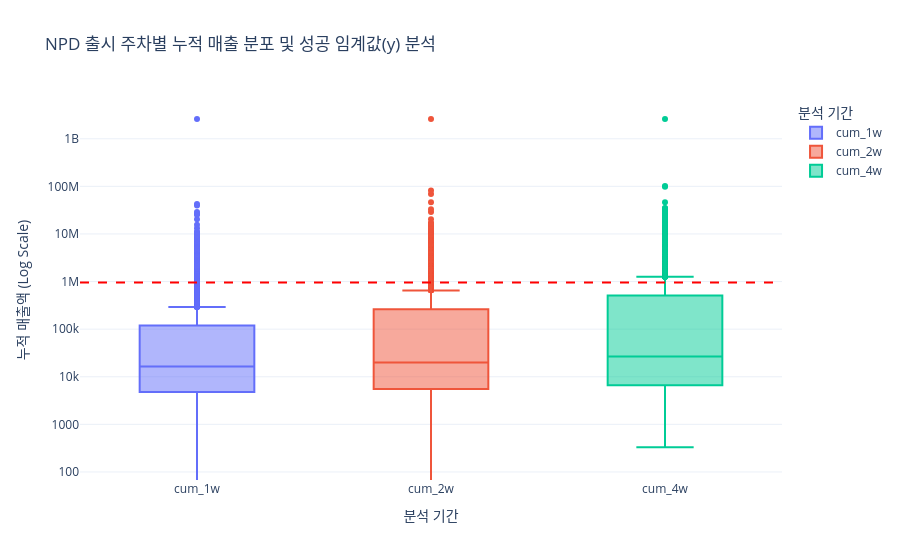

The cell this chart's notebook holds for it:
### Code cell
B2_CLEANED_PATH = "../../data/processed/B2_POS_SALE_CLEANED.parquet"
if os.path.exists(B2_CLEANED_PATH):
    results = run_npd_success_analysis(B2_CLEANED_PATH, TRUE_NPD_SET)
else:
    print(f"파일을 찾을 수 없습니다: {B2_CLEANED_PATH}")

### Figure 1 — Plotly figure (JSON) as saved in the notebook; plotly's stock layout.template omitted (floating-point values rounded to 4 significant figures; data arrays with more than 128 entries replaced by an {"elided": "..."} marker saying what was removed)
{"data": [{"alignmentgroup": "True", "boxpoints": "outliers", "hovertemplate": "분석 기간=%{x}<br>누적 매출액 (Log Scale)=%{y}<extra></extra>", "legendgroup": "cum_1w", "marker": {"color": "#636efa"}, "name": "cum_1w", "notched": false, "offsetgroup": "cum_1w", "orientation": "v", "showlegend": true, "type": "box", "x": {"elided": "3966 str values"}, "x0": " ", "xaxis": "x", "y": {"elided": "3966 float values"}, "y0": " ", "yaxis": "y"}, {"alignmentgroup": "True", "boxpoints": "outliers", "hovertemplate": "분석 기간=%{x}<br>누적 매출액 (Log Scale)=%{y}<extra></extra>", "legendgroup": "cum_2w", "marker": {"color": "#EF553B"}, "name": "cum_2w", "notched": false, "offsetgroup": "cum_2w", "orientation": "v", "showlegend": true, "type": "box", "x": {"elided": "3966 str values"}, "x0": " ", "xaxis": "x", "y": {"elided": "3966 float values"}, "y0": " ", "yaxis": "y"}, {"alignmentgroup": "True", "boxpoints": "outliers", "hovertemplate": "분석 기간=%{x}<br>누적 매출액 (Log Scale)=%{y}<extra></extra>", "legendgroup": "cum_4w", "marker": {"color": "#00cc96"}, "name": "cum_4w", "notched": false, "offsetgroup": "cum_4w", "orientation": "v", "showlegend": true, "type": "box", "x": {"elided": "3966 str values"}, "x0": " ", "xaxis": "x", "y": {"elided": "3966 float values"}, "y0": " ", "yaxis": "y"}], "layout": {"annotations": [{"showarrow": false, "text": "Success Threshold (4w Top 20%): 959,984원", "x": 1, "xanchor": "right", "xref": "x domain", "y": 959984, "yanchor": "bottom", "yref": "y"}], "boxmode": "overlay", "legend": {"title": {"text": "분석 기간"}, "tracegroupgap": 0}, "shapes": [{"line": {"color": "red", "dash": "dash"}, "type": "line", "x0": 0, "x1": 1, "xref": "x domain", "y0": 959984, "y1": 959984, "yref": "y"}], "title": {"text": "NPD 출시 주차별 누적 매출 분포 및 성공 임계값(y) 분석"}, "xaxis": {"anchor": "y", "categoryarray": ["cum_1w", "cum_2w", "cum_4w"], "categoryorder": "array", "domain": [0, 1], "title": {"text": "분석 기간"}}, "yaxis": {"anchor": "x", "domain": [0, 1], "title": {"text": "누적 매출액 (Log Scale)"}, "type": "log"}}}
